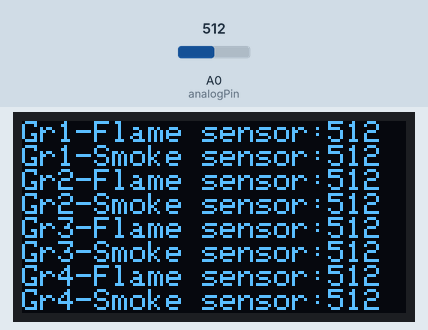
A sketch run on a simulated ESP8266 (NodeMCU). On the bench: 128×64 one-colour display. The inputs (shaded band) are chosen by the test bench; at power-on: A0 (analogPin) = 512. WiFi joins after 1.5 s; servers stay silent unless stated; no MQTT or app messages arrive unless stated; what the sketch prints to the serial monitor is not drawn.

Above: at 8.4 s.

The sketch:

alarm.ino
```cpp
#include <ESP8266WiFi.h>
#include <PubSubClient.h>
#include <Wire.h>
#include <Adafruit_GFX.h>
#include <Adafruit_SSD1306.h>

#define wifi_ssid "Soi13"
#define wifi_password ""

#define mqtt_server "10.0.0.4"
#define mqtt_user "mqtt_user"
#define mqtt_password ""

#define gr1_flame_sensor "homeassistant/sensor/gr1_flame_sensor"
#define gr1_smoke_sensor "homeassistant/sensor/gr1_smoke_sensor"
#define gr2_flame_sensor "homeassistant/sensor/gr2_flame_sensor"
#define gr2_smoke_sensor "homeassistant/sensor/gr2_smoke_sensor"
#define gr3_flame_sensor "homeassistant/sensor/gr3_flame_sensor"
#define gr3_smoke_sensor "homeassistant/sensor/gr3_smoke_sensor"
#define gr4_flame_sensor "homeassistant/sensor/gr4_flame_sensor"
#define gr4_smoke_sensor "homeassistant/sensor/gr4_smoke_sensor"

#define MUX_A 12 //D6 on ESP8266 board
#define MUX_B 13 //D7 on ESP8266 board
#define MUX_C 15 //D8 on ESP8266 board

#define analogPin A0

#define SCREEN_WIDTH 128 // OLED display width, in pixels
#define SCREEN_HEIGHT 64 // OLED display height, in pixels

// Declaration for an SSD1306 display connected to I2C (SDA, SCL pins)
#define OLED_RESET -1 // Reset pin # (or -1 if sharing Arduino reset pin)
#define SCREEN_ADDRESS 0x3C ///< See datasheet for Address; 0x3D for 128x64, 0x3C for 128x32
Adafruit_SSD1306 display(SCREEN_WIDTH, SCREEN_HEIGHT, &Wire, OLED_RESET);

WiFiClient espClient;
PubSubClient client(espClient);

void changeMux(int c, int b, int a) {
  digitalWrite(MUX_A, a);
  digitalWrite(MUX_B, b);
  digitalWrite(MUX_C, c);
}

void setup_wifi() {
  delay(10);
  // We start by connecting to a WiFi network
  Serial.println();
  Serial.print("Connecting to ");
  Serial.println(wifi_ssid);

  WiFi.begin(wifi_ssid, wifi_password);

  while (WiFi.status() != WL_CONNECTED) {
    delay(500);
    Serial.print(".");
  }

  Serial.println("");
  Serial.println("WiFi connected");
  Serial.println("IP address: ");
  Serial.println(WiFi.localIP());
}

void reconnect() {
  // Loop until we're reconnected
  while (!client.connected()) {
    Serial.print("Attempting MQTT connection...");
    // Attempt to connect
    // If you do not want to use a username and password, change next line to
    // if (client.connect("ESP8266Client")) {
    if (client.connect("ESP8266Client", mqtt_user, mqtt_password)) {
      Serial.println("connected");
    } else {
      Serial.print("failed, rc=");
      Serial.print(client.state());
      Serial.println(" try again in 5 seconds");
      // Wait 5 seconds before retrying
      delay(5000);
    }
  }
}

struct group_of_sensors {
  int flame_sensor;
  int smoke_sensor;
};

// This function returns the structure which contain values of the 1st group of the flame and smoke sensors
struct group_of_sensors grSensors(int a, int b, int c, int d, int e, int f) {
  group_of_sensors sensors_group;
  delay(200);
  changeMux(a, b, c); //Change multiplexer for reading flame sensor
  delay(200);
  sensors_group.flame_sensor = analogRead(analogPin);
  changeMux(d, e, f); //Change multiplexer for reading smoke sensor
  delay(200);
  sensors_group.smoke_sensor = analogRead(analogPin);
  return sensors_group;
}

int avg_val(int val1, int val2, int val3, int val4) {
  return (val1 + val2 + val3 + val4) / 4;
}

void setup() {
  Serial.begin(9600);
  setup_wifi();
  client.setServer(mqtt_server, 1883);

  //Deifne output pins for Mux
  pinMode(MUX_A, OUTPUT);
  pinMode(MUX_B, OUTPUT);
  pinMode(MUX_C, OUTPUT);

  reconnect();

  //Initializing display
  if(!display.begin(SSD1306_SWITCHCAPVCC, 0x3C)) { // Address 0x3D for 128x64
    Serial.println(F("SSD1306 allocation failed"));
    for(;;);
  }
  delay(2000);
  //Display greetings.
  display.clearDisplay();
  display.setTextSize(1);
  display.setTextColor(WHITE);
  display.setCursor(0, 0);
  display.println("Hello!!!");
  display.display();
  delay(2000);
}

void loop() {
  //if (!client.connected()) {
  //  reconnect();
  //}
  client.loop();

  struct group_of_sensors sensors_values1 = grSensors(LOW, LOW, LOW, LOW, LOW, HIGH);
  struct group_of_sensors sensors_values2 = grSensors(LOW, HIGH, LOW, LOW, HIGH, HIGH);
  struct group_of_sensors sensors_values3 = grSensors(HIGH, LOW, LOW, HIGH, LOW, HIGH);
  struct group_of_sensors sensors_values4 = grSensors(HIGH, HIGH, LOW, HIGH, HIGH, HIGH);
  Serial.print("Flame sensor (Group 1): ");
  Serial.println(String(sensors_values1.flame_sensor).c_str());
  Serial.print("Smoke sensor (Group 1): ");
  Serial.println(String(sensors_values1.smoke_sensor).c_str());
  Serial.print("Flame sensor (Group 2): ");
  Serial.println(String(sensors_values2.flame_sensor).c_str());
  Serial.print("Smoke sensor (Group 2): ");
  Serial.println(String(sensors_values2.smoke_sensor).c_str());
  Serial.print("Flame sensor (Group 3): ");
  Serial.println(String(sensors_values3.flame_sensor).c_str());
  Serial.print("Smoke sensor (Group 3): ");
  Serial.println(String(sensors_values3.smoke_sensor).c_str());
  Serial.print("Flame sensor (Group 4): ");
  Serial.println(String(sensors_values4.flame_sensor).c_str());
  Serial.print("Smoke sensor (Group 4): ");
  Serial.println(String(sensors_values4.smoke_sensor).c_str());
  Serial.print("Flame sensors average value: ");
  Serial.println(String(avg_val(sensors_values1.flame_sensor, sensors_values2.flame_sensor, sensors_values3.flame_sensor, sensors_values4.flame_sensor)).c_str());
  Serial.print("Smoke sensors average value: ");
  Serial.println(String(avg_val(sensors_values1.smoke_sensor, sensors_values2.smoke_sensor, sensors_values3.smoke_sensor, sensors_values4.smoke_sensor)).c_str());

  //Dsiplay data on the OLED screen
  display.clearDisplay();
  display.setTextSize(1);
  display.setTextColor(WHITE);
  display.setCursor(0, 0);
  display.print("Gr1-Flame sensor:");
  display.println(sensors_values1.flame_sensor);
  display.print("Gr1-Smoke sensor:");
  display.println(sensors_values1.smoke_sensor);
  display.print("Gr2-Flame sensor:");
  display.println(sensors_values2.flame_sensor);
  display.print("Gr2-Smoke sensor:");
  display.println(sensors_values2.smoke_sensor);
  display.print("Gr3-Flame sensor:");
  display.println(sensors_values3.flame_sensor);
  display.print("Gr3-Smoke sensor:");
  display.println(sensors_values3.smoke_sensor);
  display.print("Gr4-Flame sensor:");
  display.println(sensors_values4.flame_sensor);
  display.print("Gr4-Smoke sensor:");
  display.println(sensors_values4.smoke_sensor);
  display.display();
  delay(2000);
}
```
